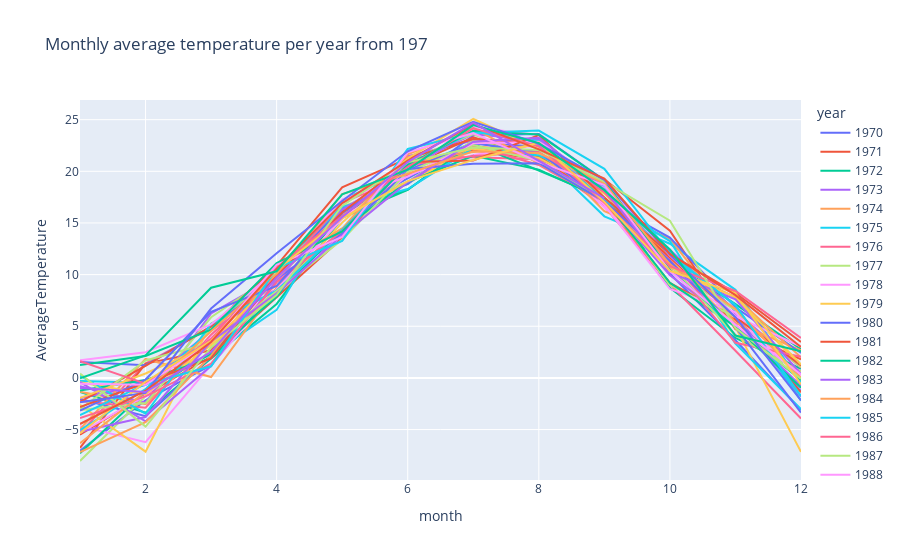

Notebook cell for this chart:
### Markdown cell above
The beginning and the end of year seem to be more volatile than other parts of year

### Code cell
df['month'] = df['dt'].dt.month
df['year'] = df['dt'].dt.year

fig = px.line(df, x='month', y="AverageTemperature", color='year',
              title = 'Monthly average temperature per year from 197')
fig.show()

### Figure 1 — Plotly figure (JSON) as saved in the notebook; plotly's stock layout.template omitted (floating-point values rounded to 4 significant figures)
{"data": [{"hovertemplate": "year=1970<br>month=%{x}<br>AverageTemperature=%{y}<extra></extra>", "legendgroup": "1970", "line": {"color": "#636efa", "dash": "solid"}, "mode": "lines", "name": "1970", "orientation": "v", "showlegend": true, "type": "scatter", "x": [1, 2, 3, 4, 5, 6, 7, 8, 9, 10, 11, 12], "xaxis": "x", "y": [-7.058, -2.163, 1.237, 8.67, 15.86, 19.35, 22.78, 22.38, 18.66, 12.28, 6.502, -1.297], "yaxis": "y"}, {"hovertemplate": "year=1971<br>month=%{x}<br>AverageTemperature=%{y}<extra></extra>", "legendgroup": "1971", "line": {"color": "#EF553B", "dash": "solid"}, "mode": "lines", "name": "1971", "orientation": "v", "showlegend": true, "type": "scatter", "x": [1, 2, 3, 4, 5, 6, 7, 8, 9, 10, 11, 12], "xaxis": "x", "y": [-5.494, -1.633, 2.072, 7.83, 13.54, 20.66, 22.02, 21.19, 19.23, 14.26, 4.702, 1.794], "yaxis": "y"}, {"hovertemplate": "year=1972<br>month=%{x}<br>AverageTemperature=%{y}<extra></extra>", "legendgroup": "1972", "line": {"color": "#00cc96", "dash": "solid"}, "mode": "lines", "name": "1972", "orientation": "v", "showlegend": true, "type": "scatter", "x": [1, 2, 3, 4, 5, 6, 7, 8, 9, 10, 11, 12], "xaxis": "x", "y": [-1.365, -3.369, 1.878, 7.159, 15.49, 18.2, 22.99, 21.25, 18.18, 8.725, 3.863, 0.887], "yaxis": "y"}, {"hovertemplate": "year=1973<br>month=%{x}<br>AverageTemperature=%{y}<extra></extra>", "legendgroup": "1973", "line": {"color": "#ab63fa", "dash": "solid"}, "mode": "lines", "name": "1973", "orientation": "v", "showlegend": true, "type": "scatter", "x": [1, 2, 3, 4, 5, 6, 7, 8, 9, 10, 11, 12], "xaxis": "x", "y": [-0.814, -2.392, 6.242, 9.853, 13.35, 21.46, 22.99, 23.0, 18.0, 12.4, 6.446, 0.977], "yaxis": "y"}, {"hovertemplate": "year=1974<br>month=%{x}<br>AverageTemperature=%{y}<extra></extra>", "legendgroup": "1974", "line": {"color": "#FFA15A", "dash": "solid"}, "mode": "lines", "name": "1974", "orientation": "v", "showlegend": true, "type": "scatter", "x": [1, 2, 3, 4, 5, 6, 7, 8, 9, 10, 11, 12], "xaxis": "x", "y": [-1.332, -2.545, 3.426, 10.6, 14.47, 18.91, 22.44, 21.83, 16.87, 9.095, 6.159, 1.026], "yaxis": "y"}, {"hovertemplate": "year=1975<br>month=%{x}<br>AverageTemperature=%{y}<extra></extra>", "legendgroup": "1975", "line": {"color": "#19d3f3", "dash": "solid"}, "mode": "lines", "name": "1975", "orientation": "v", "showlegend": true, "type": "scatter", "x": [1, 2, 3, 4, 5, 6, 7, 8, 9, 10, 11, 12], "xaxis": "x", "y": [-0.3, -0.46, 2.259, 6.582, 17.21, 20.17, 22.78, 21.76, 15.64, 12.99, 8.525, -0.454], "yaxis": "y"}, {"hovertemplate": "year=1976<br>month=%{x}<br>AverageTemperature=%{y}<extra></extra>", "legendgroup": "1976", "line": {"color": "#FF6692", "dash": "solid"}, "mode": "lines", "name": "1976", "orientation": "v", "showlegend": true, "type": "scatter", "x": [1, 2, 3, 4, 5, 6, 7, 8, 9, 10, 11, 12], "xaxis": "x", "y": [-5.342, 1.395, 4.859, 10.81, 14.38, 21.4, 21.36, 21.18, 16.6, 9.067, 2.623, -3.933], "yaxis": "y"}, {"hovertemplate": "year=1977<br>month=%{x}<br>AverageTemperature=%{y}<extra></extra>", "legendgroup": "1977", "line": {"color": "#B6E880", "dash": "solid"}, "mode": "lines", "name": "1977", "orientation": "v", "showlegend": true, "type": "scatter", "x": [1, 2, 3, 4, 5, 6, 7, 8, 9, 10, 11, 12], "xaxis": "x", "y": [-8.046, -1.756, 5.867, 10.16, 16.55, 19.0, 22.97, 21.69, 17.99, 10.31, 6.574, -1.792], "yaxis": "y"}, {"hovertemplate": "year=1978<br>month=%{x}<br>AverageTemperature=%{y}<extra></extra>", "legendgroup": "1978", "line": {"color": "#FF97FF", "dash": "solid"}, "mode": "lines", "name": "1978", "orientation": "v", "showlegend": true, "type": "scatter", "x": [1, 2, 3, 4, 5, 6, 7, 8, 9, 10, 11, 12], "xaxis": "x", "y": [-4.666, -6.216, 1.27, 8.471, 14.32, 19.65, 21.58, 22.58, 16.49, 10.52, 5.981, 0.085], "yaxis": "y"}, {"hovertemplate": "year=1979<br>month=%{x}<br>AverageTemperature=%{y}<extra></extra>", "legendgroup": "1979", "line": {"color": "#FECB52", "dash": "solid"}, "mode": "lines", "name": "1979", "orientation": "v", "showlegend": true, "type": "scatter", "x": [1, 2, 3, 4, 5, 6, 7, 8, 9, 10, 11, 12], "xaxis": "x", "y": [-2.603, -7.141, 5.233, 8.913, 15.91, 18.83, 22.35, 21.74, 17.49, 10.71, 7.792, 1.065], "yaxis": "y"}, {"hovertemplate": "year=1980<br>month=%{x}<br>AverageTemperature=%{y}<extra></extra>", "legendgroup": "1980", "line": {"color": "#636efa", "dash": "solid"}, "mode": "lines", "name": "1980", "orientation": "v", "showlegend": true, "type": "scatter", "x": [1, 2, 3, 4, 5, 6, 7, 8, 9, 10, 11, 12], "xaxis": "x", "y": [-2.047, -3.713, 2.034, 9.922, 16.46, 18.77, 23.48, 23.62, 19.13, 10.11, 3.647, -3.12], "yaxis": "y"}, {"hovertemplate": "year=1981<br>month=%{x}<br>AverageTemperature=%{y}<extra></extra>", "legendgroup": "1981", "line": {"color": "#EF553B", "dash": "solid"}, "mode": "lines", "name": "1981", "orientation": "v", "showlegend": true, "type": "scatter", "x": [1, 2, 3, 4, 5, 6, 7, 8, 9, 10, 11, 12], "xaxis": "x", "y": [-6.772, 1.383, 2.667, 10.68, 15.63, 20.46, 23.3, 21.44, 17.17, 9.195, 5.64, -1.395], "yaxis": "y"}, {"hovertemplate": "year=1982<br>month=%{x}<br>AverageTemperature=%{y}<extra></extra>", "legendgroup": "1982", "line": {"color": "#00cc96", "dash": "solid"}, "mode": "lines", "name": "1982", "orientation": "v", "showlegend": true, "type": "scatter", "x": [1, 2, 3, 4, 5, 6, 7, 8, 9, 10, 11, 12], "xaxis": "x", "y": [-7.286, -1.307, 2.357, 7.846, 16.14, 18.23, 22.63, 20.07, 17.41, 11.28, 7.141, 2.789], "yaxis": "y"}, {"hovertemplate": "year=1983<br>month=%{x}<br>AverageTemperature=%{y}<extra></extra>", "legendgroup": "1983", "line": {"color": "#ab63fa", "dash": "solid"}, "mode": "lines", "name": "1983", "orientation": "v", "showlegend": true, "type": "scatter", "x": [1, 2, 3, 4, 5, 6, 7, 8, 9, 10, 11, 12], "xaxis": "x", "y": [-1.938, -0.692, 4.618, 8.607, 14.08, 20.51, 23.6, 23.02, 18.71, 11.33, 6.084, -1.818], "yaxis": "y"}, {"hovertemplate": "year=1984<br>month=%{x}<br>AverageTemperature=%{y}<extra></extra>", "legendgroup": "1984", "line": {"color": "#FFA15A", "dash": "solid"}, "mode": "lines", "name": "1984", "orientation": "v", "showlegend": true, "type": "scatter", "x": [1, 2, 3, 4, 5, 6, 7, 8, 9, 10, 11, 12], "xaxis": "x", "y": [-4.966, 1.834, 0.085, 8.717, 14.28, 21.05, 21.86, 22.57, 16.15, 13.49, 5.325, 2.675], "yaxis": "y"}, {"hovertemplate": "year=1985<br>month=%{x}<br>AverageTemperature=%{y}<extra></extra>", "legendgroup": "1985", "line": {"color": "#19d3f3", "dash": "solid"}, "mode": "lines", "name": "1985", "orientation": "v", "showlegend": true, "type": "scatter", "x": [1, 2, 3, 4, 5, 6, 7, 8, 9, 10, 11, 12], "xaxis": "x", "y": [-5.061, -1.076, 4.668, 10.59, 16.56, 18.29, 22.27, 21.54, 18.6, 11.88, 7.066, -2.196], "yaxis": "y"}, {"hovertemplate": "year=1986<br>month=%{x}<br>AverageTemperature=%{y}<extra></extra>", "legendgroup": "1986", "line": {"color": "#FF6692", "dash": "solid"}, "mode": "lines", "name": "1986", "orientation": "v", "showlegend": true, "type": "scatter", "x": [1, 2, 3, 4, 5, 6, 7, 8, 9, 10, 11, 12], "xaxis": "x", "y": [-2.227, -2.884, 4.186, 9.854, 16.94, 19.6, 22.47, 20.61, 17.03, 11.51, 4.143, 0.599], "yaxis": "y"}, {"hovertemplate": "year=1987<br>month=%{x}<br>AverageTemperature=%{y}<extra></extra>", "legendgroup": "1987", "line": {"color": "#B6E880", "dash": "solid"}, "mode": "lines", "name": "1987", "orientation": "v", "showlegend": true, "type": "scatter", "x": [1, 2, 3, 4, 5, 6, 7, 8, 9, 10, 11, 12], "xaxis": "x", "y": [-3.116, -2.441, 4.758, 10.15, 15.59, 21.03, 23.6, 20.87, 17.41, 8.965, 5.917, 1.093], "yaxis": "y"}, {"hovertemplate": "year=1988<br>month=%{x}<br>AverageTemperature=%{y}<extra></extra>", "legendgroup": "1988", "line": {"color": "#FF97FF", "dash": "solid"}, "mode": "lines", "name": "1988", "orientation": "v", "showlegend": true, "type": "scatter", "x": [1, 2, 3, 4, 5, 6, 7, 8, 9, 10, 11, 12], "xaxis": "x", "y": [-5.329, -1.72, 3.873, 8.562, 15.41, 19.94, 24.29, 23.5, 16.75, 8.606, 6.35, -1.032], "yaxis": "y"}, {"hovertemplate": "year=1989<br>month=%{x}<br>AverageTemperature=%{y}<extra></extra>", "legendgroup": "1989", "line": {"color": "#FECB52", "dash": "solid"}, "mode": "lines", "name": "1989", "orientation": "v", "showlegend": true, "type": "scatter", "x": [1, 2, 3, 4, 5, 6, 7, 8, 9, 10, 11, 12], "xaxis": "x", "y": [-0.429, -1.547, 3.162, 8.201, 15.03, 20.72, 22.2, 21.3, 17.84, 11.71, 4.905, -7.164], "yaxis": "y"}, {"hovertemplate": "year=1990<br>month=%{x}<br>AverageTemperature=%{y}<extra></extra>", "legendgroup": "1990", "line": {"color": "#636efa", "dash": "solid"}, "mode": "lines", "name": "1990", "orientation": "v", "showlegend": true, "type": "scatter", "x": [1, 2, 3, 4, 5, 6, 7, 8, 9, 10, 11, 12], "xaxis": "x", "y": [1.536, 1.236, 4.973, 9.563, 13.98, 20.08, 22.71, 21.87, 17.08, 13.58, 6.84, 2.408], "yaxis": "y"}, {"hovertemplate": "year=1991<br>month=%{x}<br>AverageTemperature=%{y}<extra></extra>", "legendgroup": "1991", "line": {"color": "#EF553B", "dash": "solid"}, "mode": "lines", "name": "1991", "orientation": "v", "showlegend": true, "type": "scatter", "x": [1, 2, 3, 4, 5, 6, 7, 8, 9, 10, 11, 12], "xaxis": "x", "y": [-2.313, 1.167, 4.985, 10.88, 18.44, 21.25, 23.12, 22.77, 17.21, 11.69, 5.893, 1.194], "yaxis": "y"}, {"hovertemplate": "year=1992<br>month=%{x}<br>AverageTemperature=%{y}<extra></extra>", "legendgroup": "1992", "line": {"color": "#00cc96", "dash": "solid"}, "mode": "lines", "name": "1992", "orientation": "v", "showlegend": true, "type": "scatter", "x": [1, 2, 3, 4, 5, 6, 7, 8, 9, 10, 11, 12], "xaxis": "x", "y": [-1.217, -0.197, 1.91, 8.044, 14.43, 18.98, 21.51, 20.16, 17.28, 9.204, 4.965, -0.191], "yaxis": "y"}, {"hovertemplate": "year=1993<br>month=%{x}<br>AverageTemperature=%{y}<extra></extra>", "legendgroup": "1993", "line": {"color": "#ab63fa", "dash": "solid"}, "mode": "lines", "name": "1993", "orientation": "v", "showlegend": true, "type": "scatter", "x": [1, 2, 3, 4, 5, 6, 7, 8, 9, 10, 11, 12], "xaxis": "x", "y": [-0.403, -4.198, 1.14, 9.457, 16.27, 20.2, 23.93, 22.51, 17.22, 9.944, 5.169, -0.749], "yaxis": "y"}, {"hovertemplate": "year=1994<br>month=%{x}<br>AverageTemperature=%{y}<extra></extra>", "legendgroup": "1994", "line": {"color": "#FFA15A", "dash": "solid"}, "mode": "lines", "name": "1994", "orientation": "v", "showlegend": true, "type": "scatter", "x": [1, 2, 3, 4, 5, 6, 7, 8, 9, 10, 11, 12], "xaxis": "x", "y": [-7.184, -4.287, 2.148, 10.7, 14.45, 21.64, 24.18, 20.73, 17.08, 10.67, 7.813, 1.999], "yaxis": "y"}, {"hovertemplate": "year=1995<br>month=%{x}<br>AverageTemperature=%{y}<extra></extra>", "legendgroup": "1995", "line": {"color": "#19d3f3", "dash": "solid"}, "mode": "lines", "name": "1995", "orientation": "v", "showlegend": true, "type": "scatter", "x": [1, 2, 3, 4, 5, 6, 7, 8, 9, 10, 11, 12], "xaxis": "x", "y": [0.214, -3.47, 5.229, 8.455, 14.36, 20.64, 23.82, 22.91, 17.14, 13.25, 3.326, -3.035], "yaxis": "y"}, {"hovertemplate": "year=1996<br>month=%{x}<br>AverageTemperature=%{y}<extra></extra>", "legendgroup": "1996", "line": {"color": "#FF6692", "dash": "solid"}, "mode": "lines", "name": "1996", "orientation": "v", "showlegend": true, "type": "scatter", "x": [1, 2, 3, 4, 5, 6, 7, 8, 9, 10, 11, 12], "xaxis": "x", "y": [-3.877, -1.794, 1.387, 9.26, 14.23, 20.6, 21.47, 21.86, 17.99, 11.11, 3.399, 2.036], "yaxis": "y"}, {"hovertemplate": "year=1997<br>month=%{x}<br>AverageTemperature=%{y}<extra></extra>", "legendgroup": "1997", "line": {"color": "#B6E880", "dash": "solid"}, "mode": "lines", "name": "1997", "orientation": "v", "showlegend": true, "type": "scatter", "x": [1, 2, 3, 4, 5, 6, 7, 8, 9, 10, 11, 12], "xaxis": "x", "y": [-3.037, 1.681, 3.414, 8.371, 13.38, 19.94, 22.55, 21.02, 17.06, 10.99, 4.103, 0.573], "yaxis": "y"}, {"hovertemplate": "year=1998<br>month=%{x}<br>AverageTemperature=%{y}<extra></extra>", "legendgroup": "1998", "line": {"color": "#FF97FF", "dash": "solid"}, "mode": "lines", "name": "1998", "orientation": "v", "showlegend": true, "type": "scatter", "x": [1, 2, 3, 4, 5, 6, 7, 8, 9, 10, 11, 12], "xaxis": "x", "y": [1.711, 2.483, 5.169, 10.4, 17.26, 19.49, 22.71, 22.85, 18.95, 11.86, 5.983, 3.036], "yaxis": "y"}, {"hovertemplate": "year=1999<br>month=%{x}<br>AverageTemperature=%{y}<extra></extra>", "legendgroup": "1999", "line": {"color": "#FECB52", "dash": "solid"}, "mode": "lines", "name": "1999", "orientation": "v", "showlegend": true, "type": "scatter", "x": [1, 2, 3, 4, 5, 6, 7, 8, 9, 10, 11, 12], "xaxis": "x", "y": [-1.952, 0.429, 3.306, 9.661, 15.61, 21.25, 25.07, 22.21, 18.82, 10.44, 7.818, 1.297], "yaxis": "y"}, {"hovertemplate": "year=2000<br>month=%{x}<br>AverageTemperature=%{y}<extra></extra>", "legendgroup": "2000", "line": {"color": "#636efa", "dash": "solid"}, "mode": "lines", "name": "2000", "orientation": "v", "showlegend": true, "type": "scatter", "x": [1, 2, 3, 4, 5, 6, 7, 8, 9, 10, 11, 12], "xaxis": "x", "y": [-3.168, -0.162, 6.391, 8.897, 15.94, 20.23, 20.73, 20.79, 17.09, 11.32, 4.913, -3.356], "yaxis": "y"}, {"hovertemplate": "year=2001<br>month=%{x}<br>AverageTemperature=%{y}<extra></extra>", "legendgroup": "2001", "line": {"color": "#EF553B", "dash": "solid"}, "mode": "lines", "name": "2001", "orientation": "v", "showlegend": true, "type": "scatter", "x": [1, 2, 3, 4, 5, 6, 7, 8, 9, 10, 11, 12], "xaxis": "x", "y": [-2.814, -0.442, 1.884, 9.92, 16.01, 20.91, 21.05, 23.51, 17.47, 11.99, 8.212, 3.475], "yaxis": "y"}, {"hovertemplate": "year=2002<br>month=%{x}<br>AverageTemperature=%{y}<extra></extra>", "legendgroup": "2002", "line": {"color": "#00cc96", "dash": "solid"}, "mode": "lines", "name": "2002", "orientation": "v", "showlegend": true, "type": "scatter", "x": [1, 2, 3, 4, 5, 6, 7, 8, 9, 10, 11, 12], "xaxis": "x", "y": [1.252, 2.126, 4.677, 11.12, 14.17, 20.62, 23.93, 23.56, 19.12, 10.45, 4.945, -0.953], "yaxis": "y"}, {"hovertemplate": "year=2003<br>month=%{x}<br>AverageTemperature=%{y}<extra></extra>", "legendgroup": "2003", "line": {"color": "#ab63fa", "dash": "solid"}, "mode": "lines", "name": "2003", "orientation": "v", "showlegend": true, "type": "scatter", "x": [1, 2, 3, 4, 5, 6, 7, 8, 9, 10, 11, 12], "xaxis": "x", "y": [-5.223, -3.786, 3.526, 8.185, 13.82, 18.96, 22.86, 23.24, 18.26, 10.2, 7.603, 0.379], "yaxis": "y"}, {"hovertemplate": "year=2004<br>month=%{x}<br>AverageTemperature=%{y}<extra></extra>", "legendgroup": "2004", "line": {"color": "#FFA15A", "dash": "solid"}, "mode": "lines", "name": "2004", "orientation": "v", "showlegend": true, "type": "scatter", "x": [1, 2, 3, 4, 5, 6, 7, 8, 9, 10, 11, 12], "xaxis": "x", "y": [-6.325, -1.332, 4.525, 10.06, 17.8, 19.76, 21.95, 21.77, 18.84, 10.96, 6.682, -0.014], "yaxis": "y"}, {"hovertemplate": "year=2005<br>month=%{x}<br>AverageTemperature=%{y}<extra></extra>", "legendgroup": "2005", "line": {"color": "#19d3f3", "dash": "solid"}, "mode": "lines", "name": "2005", "orientation": "v", "showlegend": true, "type": "scatter", "x": [1, 2, 3, 4, 5, 6, 7, 8, 9, 10, 11, 12], "xaxis": "x", "y": [-3.611, -0.609, 1.125, 10.63, 13.27, 22.17, 23.7, 23.94, 20.24, 12.06, 7.019, -1.757], "yaxis": "y"}, {"hovertemplate": "year=2006<br>month=%{x}<br>AverageTemperature=%{y}<extra></extra>", "legendgroup": "2006", "line": {"color": "#FF6692", "dash": "solid"}, "mode": "lines", "name": "2006", "orientation": "v", "showlegend": true, "type": "scatter", "x": [1, 2, 3, 4, 5, 6, 7, 8, 9, 10, 11, 12], "xaxis": "x", "y": [1.608, -0.565, 3.776, 10.71, 15.64, 20.45, 24.16, 22.42, 16.95, 10.81, 8.418, 3.861], "yaxis": "y"}, {"hovertemplate": "year=2007<br>month=%{x}<br>AverageTemperature=%{y}<extra></extra>", "legendgroup": "2007", "line": {"color": "#B6E880", "dash": "solid"}, "mode": "lines", "name": "2007", "orientation": "v", "showlegend": true, "type": "scatter", "x": [1, 2, 3, 4, 5, 6, 7, 8, 9, 10, 11, 12], "xaxis": "x", "y": [0.412, -4.713, 2.947, 8.02, 16.68, 20.87, 22.3, 22.06, 19, 15.22, 4.831, -0.094], "yaxis": "y"}, {"hovertemplate": "year=2008<br>month=%{x}<br>AverageTemperature=%{y}<extra></extra>", "legendgroup": "2008", "line": {"color": "#FF97FF", "dash": "solid"}, "mode": "lines", "name": "2008", "orientation": "v", "showlegend": true, "type": "scatter", "x": [1, 2, 3, 4, 5, 6, 7, 8, 9, 10, 11, 12], "xaxis": "x", "y": [-0.573, -0.675, 3.47, 10.94, 13.64, 21.83, 23.69, 20.89, 18.68, 10.35, 5.133, 0.327], "yaxis": "y"}, {"hovertemplate": "year=2009<br>month=%{x}<br>AverageTemperature=%{y}<extra></extra>", "legendgroup": "2009", "line": {"color": "#FECB52", "dash": "solid"}, "mode": "lines", "name": "2009", "orientation": "v", "showlegend": true, "type": "scatter", "x": [1, 2, 3, 4, 5, 6, 7, 8, 9, 10, 11, 12], "xaxis": "x", "y": [-5.36, -0.372, 3.579, 10.48, 15.45, 19.06, 21.1, 22.77, 17.04, 10.36, 8.217, -0.624], "yaxis": "y"}, {"hovertemplate": "year=2010<br>month=%{x}<br>AverageTemperature=%{y}<extra></extra>", "legendgroup": "2010", "line": {"color": "#636efa", "dash": "solid"}, "mode": "lines", "name": "2010", "orientation": "v", "showlegend": true, "type": "scatter", "x": [1, 2, 3, 4, 5, 6, 7, 8, 9, 10, 11, 12], "xaxis": "x", "y": [-2.359, -1.456, 6.715, 12.08, 17.12, 21.94, 24.79, 22.67, 19.17, 11.91, 5.876, -2.165], "yaxis": "y"}, {"hovertemplate": "year=2011<br>month=%{x}<br>AverageTemperature=%{y}<extra></extra>", "legendgroup": "2011", "line": {"color": "#EF553B", "dash": "solid"}, "mode": "lines", "name": "2011", "orientation": "v", "showlegend": true, "type": "scatter", "x": [1, 2, 3, 4, 5, 6, 7, 8, 9, 10, 11, 12], "xaxis": "x", "y": [-4.463, -1.244, 3.474, 10.55, 16.92, 21.03, 24.56, 22.13, 19.3, 12.0, 8.013, 2.987], "yaxis": "y"}, {"hovertemplate": "year=2012<br>month=%{x}<br>AverageTemperature=%{y}<extra></extra>", "legendgroup": "2012", "line": {"color": "#00cc96", "dash": "solid"}, "mode": "lines", "name": "2012", "orientation": "v", "showlegend": true, "type": "scatter", "x": [1, 2, 3, 4, 5, 6, 7, 8, 9, 10, 11, 12], "xaxis": "x", "y": [-0.041, 2.185, 8.734, 10.32, 17.78, 20.16, 24.48, 22.73, 18.18, 12.44, 4.103, 2.586], "yaxis": "y"}, {"hovertemplate": "year=2013<br>month=%{x}<br>AverageTemperature=%{y}<extra></extra>", "legendgroup": "2013", "line": {"color": "#ab63fa", "dash": "solid"}, "mode": "lines", "name": "2013", "orientation": "v", "showlegend": true, "type": "scatter", "x": [1, 2, 3, 4, 5, 6, 7, 8, 9], "xaxis": "x", "y": [-0.968, -1.365, 2.518, 9.723, 15.54, 20.89, 24.72, 21.0, 17.41], "yaxis": "y"}], "layout": {"legend": {"title": {"text": "year"}, "tracegroupgap": 0}, "title": {"text": "Monthly average temperature per year from 197"}, "xaxis": {"anchor": "y", "domain": [0, 1], "title": {"text": "month"}}, "yaxis": {"anchor": "x", "domain": [0, 1], "title": {"text": "AverageTemperature"}}}}
